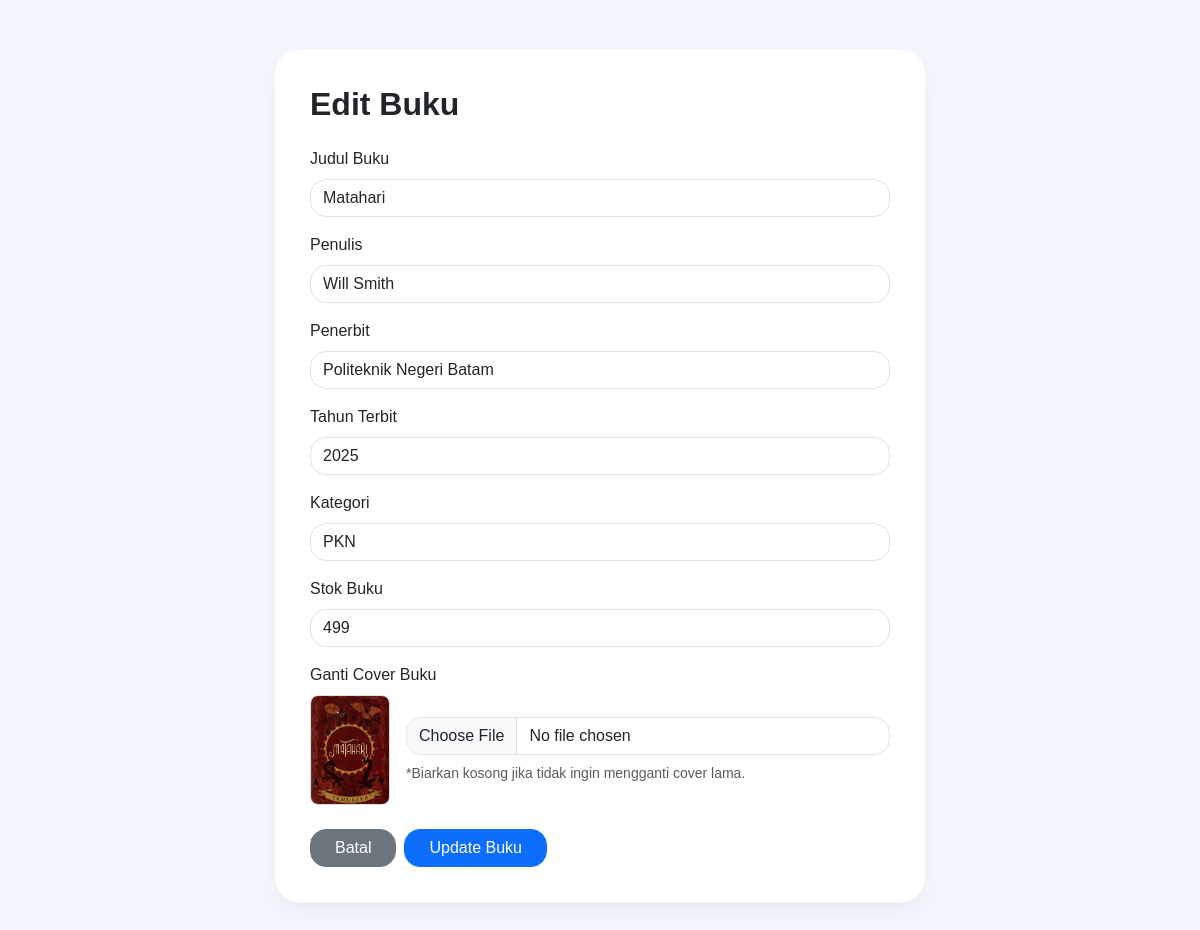
Page /public/edit_buku.php?id=30 on the earlier database version.
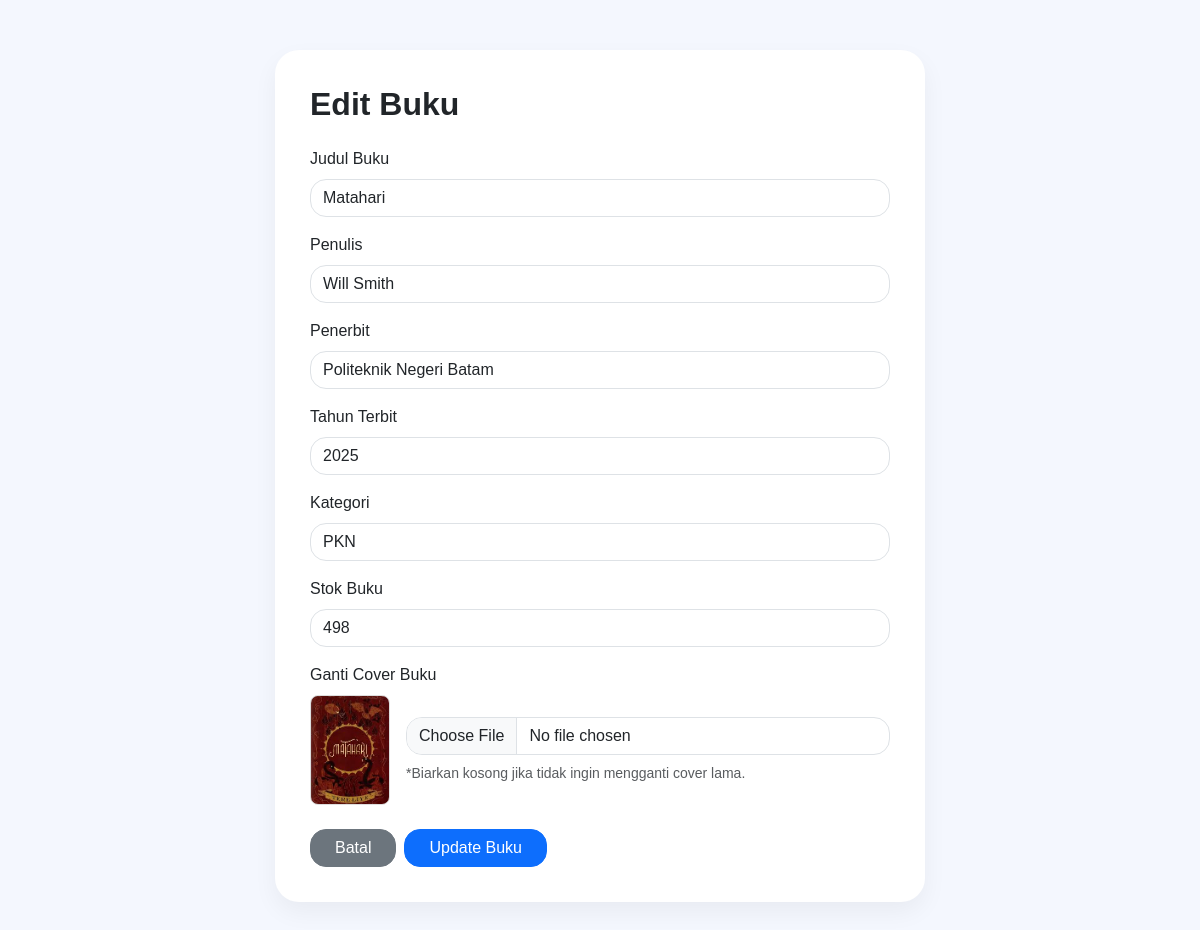
Same page on the later database version.
### tables this page shows
CREATE TABLE `buku` (
  `id` int NOT NULL,
  `judul` varchar(255) NOT NULL,
  `penulis` varchar(150) NOT NULL,
  `penerbit` varchar(150) DEFAULT NULL,
  `tahun` year DEFAULT NULL,
  `stok` int DEFAULT '0',
  `cover` varchar(255) DEFAULT NULL,
  `kategori` int DEFAULT NULL,
  `created_at` timestamp NOT NULL DEFAULT CURRENT_TIMESTAMP,
  `status` varchar(50) DEFAULT NULL
);

CREATE TABLE `kategori` (
  `id` int NOT NULL,
  `nama_kategori` varchar(100) NOT NULL
);

### controllers/BukuController.php (called while the page is built, shortened)
<?php
require_once __DIR__ . "/../models/Buku.php";
require_once __DIR__ . "/../models/Kategori.php";
class BukuController {
    private $buku;
    private $kategori;
    public function __construct(){
        $this->buku = new Buku();
        $this->kategori = new Kategori();
    }
    public function edit(){
        $id = $_GET['id'];
        $book = $this->buku->getById($id);
        $kategori = $this->kategori->getAllKategori();
        require "../views/buku/edit_buku.php";
    }
}

### public/edit_buku.php (called while the page is built)
<?php
require_once "../controllers/BukuController.php";
$buku = new BukuController();
$buku->edit();

### config/database.php (called while the page is built, shortened)
<?php
abstract class Database {
    private $host = "localhost";
    private $user = "root";
    private $pass = "";
    private $db   = "perpustakaan_digital";
    public function __construct(){
        $this->conn = mysqli_connect(
            $this->host,
            $this->user,
            $this->pass,
            $this->db
        );
    }
}

### models/Buku.php (called while the page is built, shortened)
<?php
require_once __DIR__ . "/../config/database.php";
class Buku extends Database {
    public function getById($id){
        $id = (int)$id;
        $sql = "
            SELECT buku.*, kategori.nama_kategori
            FROM buku
            LEFT JOIN kategori ON buku.kategori = kategori.id
            WHERE buku.id = '$id'
        ";
        $query = mysqli_query($this->conn, $sql);
        return mysqli_fetch_assoc($query);
    }
}

### models/Kategori.php (called while the page is built, shortened)
<?php
require_once "../config/database.php";
class Kategori extends Database {
    public function getAllKategori(){
        $query = mysqli_query($this->conn, "
        SELECT *
        FROM kategori
        ORDER BY id DESC
        ");
        return mysqli_fetch_all(
            $query,
            MYSQLI_ASSOC
        );
    }
}

### views/buku/edit_buku.php (the view, shortened to what this page needs)
<!DOCTYPE html>
<html lang="id">
<head>
    <link href="https://cdn.jsdelivr.net/npm/bootstrap@5.3.3/dist/css/bootstrap.min.css" rel="stylesheet">
</head>
<body>
<div class="container">
    <div class="form-box">
        <h2 class="fw-bold mb-4">Edit Buku</h2>
        <form action="buku.php?action=update" method="POST" enctype="multipart/form-data">
            <div class="mb-3">
                <label class="form-label">Judul Buku</label>
                <input type="text" name="judul" class="form-control rounded-4" value="<?= htmlspecialchars($book['judul']) ?>" required>
            </div>
            <div class="mb-3">
                <label class="form-label">Penulis</label>
                <input type="text" name="penulis" class="form-control rounded-4" value="<?= htmlspecialchars($book['penulis']) ?>" required>
            </div>
            <div class="mb-3">
                <label class="form-label">Penerbit</label>
                <input type="text" name="penerbit" class="form-control rounded-4" value="<?= htmlspecialchars($book['penerbit']) ?>" required>
            </div>
            <div class="mb-3">
                <label class="form-label">Tahun Terbit</label>
                <input type="number" name="tahun" class="form-control rounded-4" value="<?= htmlspecialchars($book['tahun']) ?>" required>
            </div>
            <div class="mb-3">
                <label class="form-label">Kategori</label>
                <select name="kategori" class="form-control rounded-4" required>
                    <?php if(isset($kategori)): foreach($kategori as $k): ?>
                        <option value="<?= $k['id'] ?>" <?= ($book['kategori'] == $k['id']) ? 'selected' : '' ?>>
                            <?= $k['nama_kategori'] ?>
                        </option>
                    <?php endforeach; endif; ?>
                </select>
            </div>
            <div class="mb-3">
                <label class="form-label">Stok Buku</label>
                <input type="number" name="stok" class="form-control rounded-4" value="<?= htmlspecialchars($book['stok']) ?>" required>
            </div>
            <div class="mb-4">
                <label class="form-label">Ganti Cover Buku</label>
                <div class="d-flex align-items-center gap-3">
                    <?php if(!empty($book['cover'])): ?>
                        <img src="../assets/images/covers/<?= $book['cover'] ?>" alt="Cover Saat Ini" class="current-cover">
                    <?php else: ?>
                        <div class="current-cover d-flex align-items-center justify-content-center bg-light text-muted" style="font-size: 10px; text-align: center;">No Cover</div>
                    <?php endif; ?>
                    <div class="flex-grow-1">
                        <input type="file" name="cover" class="form-control rounded-4" accept="image/png, image/jpeg, image/jpg">
                        <small class="text-muted d-block mt-2">*Biarkan kosong jika tidak ingin mengganti cover lama.</small>
                    </div>
                </div>
            </div>
            <div class="d-flex gap-2">
                <a href="buku.php" class="btn btn-secondary rounded-4 px-4">Batal</a>
                <button type="submit" class="btn btn-primary rounded-4 px-4">Update Buku</button>
            </div>
        </form>
    </div>
</div>
</body>
</html>

Differences in the rows shown:
changed buku "Matahari": stok "499" → "498"
